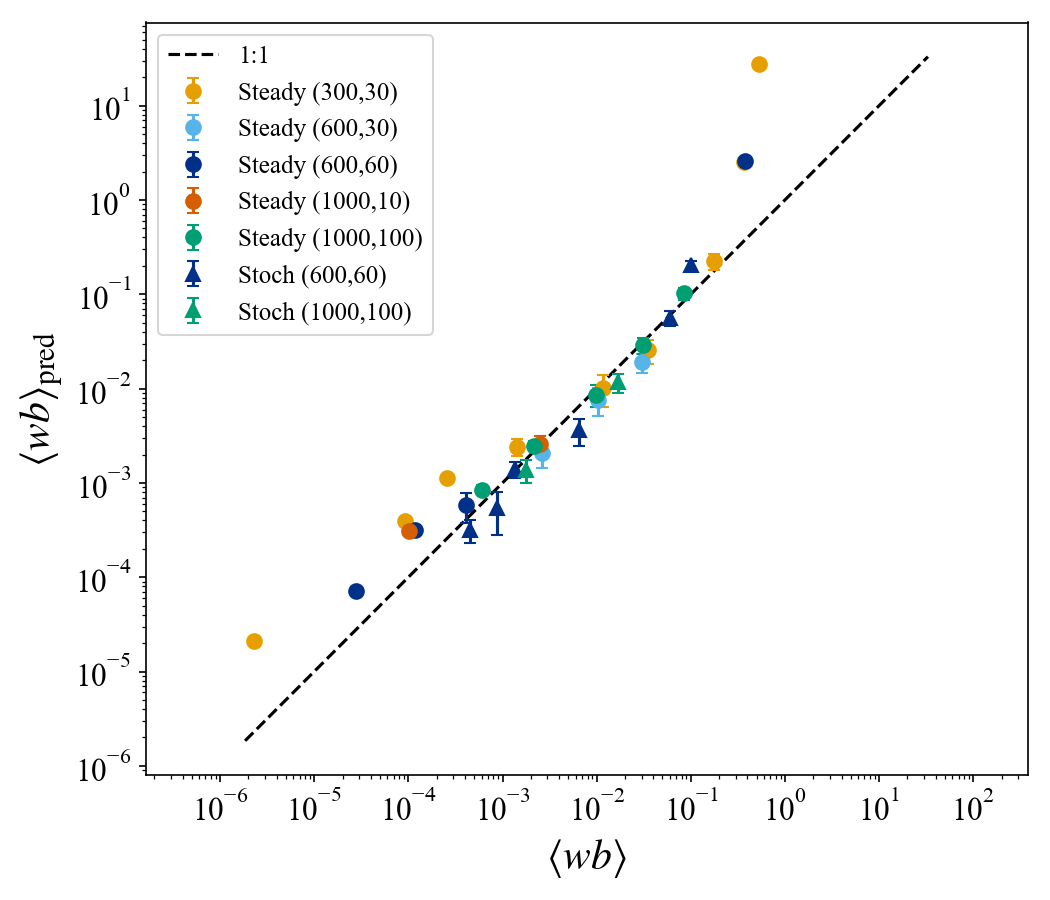

Python code for this plot:
import numpy as np
import matplotlib.pyplot as plt
import matplotlib as mpl

mpl.rcParams['font.family'] = 'serif'
mpl.rcParams['font.serif'] = ['Times New Roman']
mpl.rcParams['mathtext.fontset'] = 'stix'

# Wong (2011) colorblind-safe 8-color palette
DARK_BLUE  = '#003087'
SKY_BLUE   = '#56B4E9'
ORANGE     = '#E69F00'
VERMILLION = '#D55E00'
GREEN      = '#009E73'
PINK       = '#CC79A7'


def load_dat_blocks(filepath):
    blocks = []
    current_rows = []
    with open(filepath, 'r') as f:
        for line in f:
            line = line.strip()
            if not line:
                if current_rows:
                    blocks.append(np.array(current_rows, dtype=float))
                    current_rows = []
                continue
            if line.startswith('#'):
                continue
            try:
                current_rows.append([float(v) for v in line.split()])
            except ValueError:
                pass
    if current_rows:
        blocks.append(np.array(current_rows, dtype=float))
    return blocks


def compute_Fr_eff_inv(block):
    """(Fr*)^{-1} = sqrt(B) / uh_rms"""
    B  = block[:, 2]   # col 3
    uh = block[:, 29]  # col 30
    return np.sqrt(B) / uh


def compute_Fr_eff_inv_err(block):
    """σ((Fr*)^{-1}) = sqrt(B) * uh_err / uh^2"""
    B      = block[:, 2]   # col 3
    uh     = block[:, 29]  # col 30
    uh_err = block[:, 30]  # col 31
    return np.sqrt(B) * uh_err / uh**2


def compute_bflux(block):
    """Buoyancy flux = tdisp / Pe"""
    return block[:, 15] / block[:, 1]   # col 16 / col 2


def compute_bflux_err(block):
    """σ = tdisp_err / Pe"""
    return block[:, 16] / block[:, 1]   # col 17 / col 2


def fit_amplitude(x, y, slope):
    """Fit amplitude a for y = a * x^slope in log space (same method as brms_wrms_plot.py)."""
    mask = (x > 0) & (y > 0) & np.isfinite(x) & np.isfinite(y)
    return np.exp(np.mean(np.log(y[mask]) - slope * np.log(x[mask])))


def collect_component(blocks, datasets, ycol, slope):
    """Pool all valid (Fr_eff_inv, y) and return the fitted amplitude."""
    all_x, all_y = [], []
    for idx, *_ in datasets:
        block = blocks[idx]
        x    = compute_Fr_eff_inv(block)
        xerr = compute_Fr_eff_inv_err(block)
        y    = block[:, ycol]
        # Use the same valid mask as brms_wrms_plot.py (requires finite x, xerr, y > 0)
        mask = (np.isfinite(x) & np.isfinite(xerr) & np.isfinite(y)
                & (x > 0) & (y > 0))
        all_x.append(x[mask])
        all_y.append(y[mask])
    all_x = np.concatenate(all_x)
    all_y = np.concatenate(all_y)
    return fit_amplitude(all_x, all_y, slope)


def valid_mask_bflux(Fr_eff_inv, VTurb, y):
    return (np.isfinite(Fr_eff_inv) & np.isfinite(VTurb) & np.isfinite(y)
            & (Fr_eff_inv > 0) & (y > 0) & (VTurb >= 0) & (VTurb <= 1))


def predict_bflux(Fr_eff_inv, VTurb, C_turb, C_lam):
    """flux_pred = VTurb*C_turb*(Fr*_inv)^2 + VLam*C_lam*(Fr*_inv)^2"""
    VLam = 1.0 - VTurb
    return VTurb * C_turb * Fr_eff_inv**(-2) + VLam * C_lam * Fr_eff_inv**(-2)


def main():
    blocks   = load_dat_blocks('tavg_bflux.dat')
    datasets = [
        (0, 'Steady (300,30)',   ORANGE,    'o'),
        (1, 'Steady (600,30)',   SKY_BLUE,  'o'),
        (2, 'Steady (600,60)',   DARK_BLUE, 'o'),
        (3, 'Steady (1000,10)',  VERMILLION,'o'),
        (4, 'Steady (1000,100)', GREEN,     'o'),
        (5, 'Stoch (600,60)',    DARK_BLUE, '^'),
        (6, 'Stoch (1000,100)', GREEN,     '^'),
    ]

    # Fit amplitudes from the individual component plots, matching brms_wrms_plot.py exactly
    # Columns (0-based): turb_brms=25, lam_brms=27, turb_wrms=21, lam_wrms=23
    a_b_turb = collect_component(blocks, datasets, ycol=25, slope=-1.5)
    a_b_lam  = collect_component(blocks, datasets, ycol=27, slope=-1.0)
    a_w_turb = collect_component(blocks, datasets, ycol=21, slope=-0.5)
    a_w_lam  = collect_component(blocks, datasets, ycol=23, slope=-1.0)

    C_turb = a_w_turb * a_b_turb
    C_lam  = a_w_lam  * a_b_lam

    print(f"a_b_turb = {a_b_turb:.4e},  a_b_lam = {a_b_lam:.4e}")
    print(f"a_w_turb = {a_w_turb:.4e},  a_w_lam = {a_w_lam:.4e}")
    print(f"C_turb   = {C_turb:.4e},    C_lam   = {C_lam:.4e}")

    fig, ax = plt.subplots(figsize=(7, 6))

    all_pred, all_actual = [], []

    for idx, label, color, marker in datasets:
        block      = blocks[idx]
        Fr_eff_inv = compute_Fr_eff_inv(block)
        VTurb      = block[:, 19]       # vturb (col 20)
        y          = compute_bflux(block)
        y_err      = compute_bflux_err(block)
        m = valid_mask_bflux(Fr_eff_inv, VTurb, y)
        if not m.any():
            continue

        y_pred = predict_bflux(Fr_eff_inv[m], VTurb[m], C_turb, C_lam)

        ax.errorbar(y[m], y_pred, yerr=y_err[m],
                    fmt=marker, color=color, markersize=7,
                    capsize=3, linestyle='none', label=label, zorder=3)

        all_pred.append(y_pred)
        all_actual.append(y[m])

    # 1:1 reference line over the union of pred and actual ranges
    combined = np.concatenate(all_pred + all_actual)
    combined = combined[combined > 0]
    ref = np.logspace(np.log10(combined.min() * 0.8),
                      np.log10(combined.max() * 1.2), 200)
    ax.plot(ref, ref, 'k--', linewidth=1.5, label='1:1', zorder=2)

    ax.set_xscale('log')
    ax.set_yscale('log')
    ax.set_xlabel(r'$\langle wb \rangle$', fontsize=20)
    ax.set_ylabel(r'$\langle wb \rangle_\mathrm{pred}$', fontsize=20)
    ax.legend(fontsize=12, loc='upper left')
    ax.tick_params(labelsize=15)
    ax.set_aspect('equal', adjustable='datalim')

    fig.tight_layout()
    fig.savefig('bflux_reconstruction.pdf')
    fig.savefig('bflux_reconstruction.png', dpi=150)
    print("Saved bflux_reconstruction.pdf and bflux_reconstruction.png")


if __name__ == '__main__':
    main()
